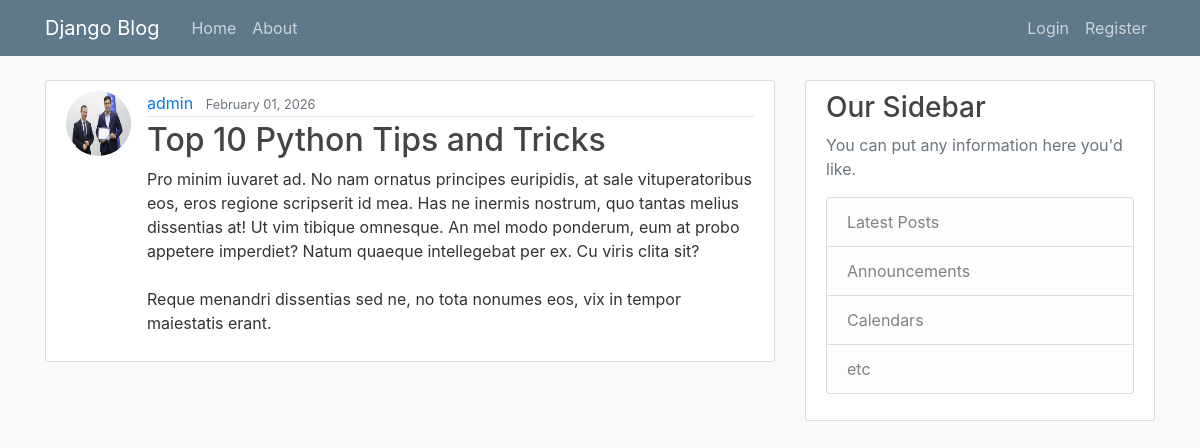
The app's page /post/24/ with its own data.
### blog/models.py (models this page shows, shortened)
class Post(models.Model):
    title = models.CharField(max_length=100)
    content = models.TextField()
    date_posted = models.DateTimeField(default=timezone.now)
    author = models.ForeignKey(User, on_delete=models.CASCADE)

### users/models.py (models this page shows, shortened)
class Profile(models.Model):
    user = models.OneToOneField(User, on_delete=models.CASCADE)
    image = models.ImageField(default='default.jpg', upload_to='profile_pics')
    @property
    def image_url(self):
        if self.image and hasattr(self.image, 'url'):
            return self.image.url
        return '/media/default.jpg'

### blog/views.py (the view)
# urls.py: path('post/<int:pk>/', PostDetailView.as_view(), name='post-detail'),
class PostDetailView(DetailView):
    model = Post
    template_name = 'blog/post_detail.html'

### blog/templates/blog/post_detail.html (shortened to what this page needs)
{% extends "blog/base.html" %}
{% block content %}
    <article class="media content-section">
        <img class="rounded-circle article-img" src="{{ object.author.profile.image_url }}"/>
        <div class="media-body">
        <div class="article-metadata">
            <a class="mr-2" href="{% url 'user-posts' object.author.username %}">{{ object.author }}</a>
            <small class="text-muted">{{ object.date_posted|date:"F d, Y" }}</small>
        </div>
        <h2 class="article-title">{{ object.title }}</h2>
        <p class="article-content">{{ object.content }}</p>
        </div>
    </article>
{% endblock content %}

### blog/static/blog/main.css (style rules this page uses)
body { background: #fafafa; color: #333333; margin-top: 5rem; }
h1, h2, h3, h4, h5, h6 { color: #444444; }
.content-section { background: #ffffff; padding: 10px 20px; border: 1px solid #dddddd; border-radius: 3px; margin-bottom: 20px; }
.article-title { color: #444444; }
.article-content { white-space: pre-line; }
.article-img { height: 65px; width: 65px; margin-right: 16px; }
.article-metadata { padding-bottom: 1px; margin-bottom: 4px; border-bottom: 1px solid #e3e3e3 }

### records on screen
Post: author.profile.image_url (picture), author "admin", date_posted "February 01, 2026", title "Top 10 Python Tips and Tricks", content "Pro minim iuvaret ad. No nam ornatus principes euripidis, at sale vituperatoribus eos, eros regione scripserit id mea. Has ne inermis nostrum, quo tantas melius dissentias at! Ut vim tibique omnesque. An mel modo ponderum, eum at probo appetere imperdiet? Natum quaeque intellegebat per ex. Cu viris clita sit? Reque menandri dissentias sed ne, no tota nonumes eos, vix in tempor maiestatis erant."
